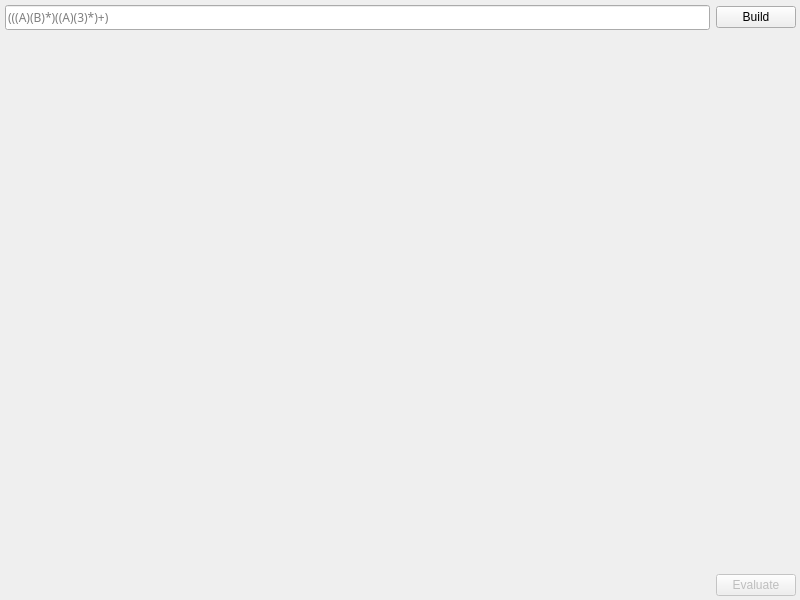
<?xml version="1.0" encoding="UTF-8"?>
<ui version="4.0">
 <class>MainWindow</class>
 <widget class="QMainWindow" name="MainWindow">
  <property name="geometry">
   <rect>
    <x>0</x>
    <y>0</y>
    <width>800</width>
    <height>600</height>
   </rect>
  </property>
  <property name="windowTitle">
   <string>MainWindow</string>
  </property>
  <widget class="QWidget" name="centralWidget">
   <property name="sizePolicy">
    <sizepolicy hsizetype="Expanding" vsizetype="Expanding">
     <horstretch>0</horstretch>
     <verstretch>0</verstretch>
    </sizepolicy>
   </property>
   <widget class="QWidget" name="verticalLayoutWidget">
    <property name="geometry">
     <rect>
      <x>0</x>
      <y>0</y>
      <width>801</width>
      <height>601</height>
     </rect>
    </property>
    <layout class="QVBoxLayout" name="verticalLayout">
     <property name="leftMargin">
      <number>5</number>
     </property>
     <property name="topMargin">
      <number>5</number>
     </property>
     <property name="rightMargin">
      <number>5</number>
     </property>
     <property name="bottomMargin">
      <number>5</number>
     </property>
     <item>
      <layout class="QHBoxLayout" name="horizontalLayout">
       <item>
        <widget class="QLineEdit" name="input">
         <property name="font">
          <font>
           <family>Ubuntu Mono</family>
          </font>
         </property>
         <property name="placeholderText">
          <string>(((A)(B)*)((A)(3)*)+)</string>
         </property>
        </widget>
       </item>
       <item>
        <widget class="QPushButton" name="buildButton">
         <property name="text">
          <string>Build</string>
         </property>
        </widget>
       </item>
      </layout>
     </item>
     <item>
      <widget class="QLabel" name="tree_view">
       <property name="sizePolicy">
        <sizepolicy hsizetype="Expanding" vsizetype="Expanding">
         <horstretch>0</horstretch>
         <verstretch>0</verstretch>
        </sizepolicy>
       </property>
       <property name="font">
        <font>
         <family>Ubuntu Mono</family>
        </font>
       </property>
       <property name="alignment">
        <set>Qt::AlignLeading|Qt::AlignLeft|Qt::AlignVCenter</set>
       </property>
      </widget>
     </item>
     <item>
      <layout class="QHBoxLayout" name="horizontalLayout_2">
       <item>
        <widget class="QLabel" name="answer_label">
         <property name="sizePolicy">
          <sizepolicy hsizetype="Expanding" vsizetype="Preferred">
           <horstretch>0</horstretch>
           <verstretch>0</verstretch>
          </sizepolicy>
         </property>
         <property name="font">
          <font>
           <family>Ubuntu Mono</family>
          </font>
         </property>
        </widget>
       </item>
       <item>
        <widget class="QPushButton" name="rush_button">
         <property name="enabled">
          <bool>false</bool>
         </property>
         <property name="text">
          <string>Evaluate</string>
         </property>
        </widget>
       </item>
      </layout>
     </item>
    </layout>
   </widget>
  </widget>
 </widget>
 <layoutdefault spacing="6" margin="11"/>
 <resources/>
 <connections/>
</ui>
